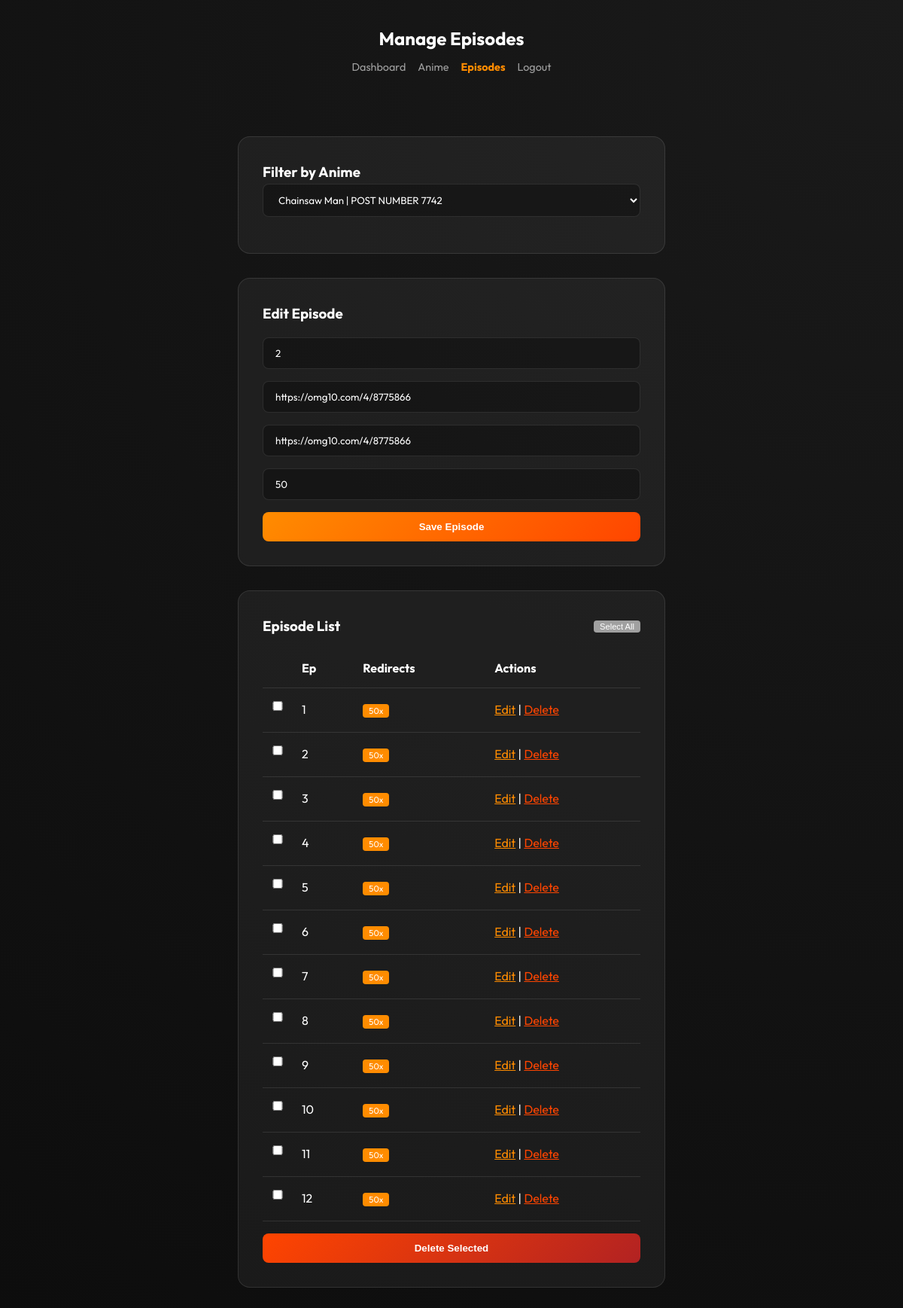
The page /farreladmin/episodes.php?anime_id=1&edit=114 (signed in) on the database its author committed.
### tables this page shows
CREATE TABLE episodes (
            id INTEGER PRIMARY KEY AUTOINCREMENT,
            anime_id INTEGER NOT NULL,
            episode_number INTEGER NOT NULL,
            download_link TEXT NOT NULL,
            ad_link TEXT,
            ad_redirect_count INTEGER DEFAULT 0,
            FOREIGN KEY (anime_id) REFERENCES anime(id) ON DELETE CASCADE
        );

### farreladmin/episodes.php (the view, shortened to what this page needs)
<?php
require_once '../db.php';
$animes = $pdo->query("SELECT * FROM anime ORDER BY title ASC")->fetchAll();
$selected_anime_id = $_GET['anime_id'] ?? ($animes[0]['id'] ?? null);
$episodes = [];
if ($selected_anime_id) {
    $stmt = $pdo->prepare("SELECT * FROM episodes WHERE anime_id = ? ORDER BY episode_number ASC");
    $stmt->execute([$selected_anime_id]);
    $episodes = $stmt->fetchAll();
}
$edit_ep = null;
if (isset($_GET['edit'])) {
    $stmt = $pdo->prepare("SELECT * FROM episodes WHERE id = ?");
    $stmt->execute([$_GET['edit']]);
    $edit_ep = $stmt->fetch();
}
?>
<!DOCTYPE html>
<html lang="en">
<head>
    <link rel="stylesheet" href="../assets/style.css">
</head>
<body>
    <div class="container">
        <header>
            <h1>Manage Episodes</h1>
            <div class="nav-admin">
                <a href="index.php">Dashboard</a>
                <a href="anime.php">Anime</a>
                <a href="episodes.php" class="active">Episodes</a>
                <a href="logout.php">Logout</a>
            </div>
        </header>
        <div class="admin-card">
            <h3>Filter by Anime</h3>
            <form method="GET">
                <select name="anime_id" onchange="this.form.submit()">
                    <?php foreach ($animes as $a): ?>
                    <option value="<?php echo $a['id']; ?>" <?php echo $selected_anime_id == $a['id'] ? 'selected' : ''; ?>>
                        <?php echo htmlspecialchars($a['title']); ?>
                    </option>
                    <?php endforeach; ?>
                </select>
            </form>
        </div>
        <?php if ($selected_anime_id): ?>
        <div class="admin-card" style="margin-top: 2rem;">
            <h3><?php echo $edit_ep ? 'Edit Episode' : 'Add Single Episode'; ?></h3>
            <form method="POST" style="margin-top: 1rem;">
                <input type="number" name="episode_number" placeholder="Episode Number" value="<?php echo $edit_ep['episode_number'] ?? ''; ?>" required>
                <input type="text" name="download_link" placeholder="Download Link" value="<?php echo $edit_ep['download_link'] ?? ''; ?>" required>
                <input type="text" name="ad_link" placeholder="Ad Link (Optional)" value="<?php echo $edit_ep['ad_link'] ?? ''; ?>">
                <input type="number" name="ad_redirect_count" placeholder="Ad Redirect Count" value="<?php echo $edit_ep['ad_redirect_count'] ?? '0'; ?>">
                <button type="submit" name="save_episode" class="btn-primary">Save Episode</button>
            </form>
        </div>
        <div class="admin-card" style="margin-top: 2rem;">
            <div style="display: flex; justify-content: space-between; align-items: center; margin-bottom: 1rem;">
                <h3>Episode List</h3>
                <button type="button" onclick="selectAll()" class="badge" style="cursor: pointer; background: var(--text-secondary); border: none;">Select All</button>
            </div>
            <form method="POST" id="mass-delete-form">
                <table>
                    <thead>
                        <tr>
                            <th style="width: 40px;"></th>
                            <th>Ep</th>
                            <th>Redirects</th>
                            <th>Actions</th>
                        </tr>
                    </thead>
                    <tbody>
                        <?php foreach ($episodes as $e): ?>
                        <tr>
                            <td><input type="checkbox" name="episode_ids[]" value="<?php echo $e['id']; ?>" class="ep-checkbox"></td>
                            <td><?php echo $e['episode_number']; ?></td>
                            <td><span class="badge"><?php echo $e['ad_redirect_count']; ?>x</span></td>
                            <td>
                                <a href="?anime_id=<?php echo $selected_anime_id; ?>&edit=<?php echo $e['id']; ?>" style="color: var(--accent-color);">Edit</a> |
                                <a href="?anime_id=<?php echo $selected_anime_id; ?>&delete=<?php echo $e['id']; ?>" style="color: #ff4500;" onclick="return confirm('Delete this episode?')">Delete</a>
                            </td>
                        </tr>
                        <?php endforeach; ?>
                    </tbody>
                </table>
                <div style="margin-top: 1rem;">
                    <button type="submit" name="mass_delete" class="btn-primary" style="background: linear-gradient(135deg, #ff4500 0%, #b22222 100%);" onclick="return confirm('Delete selected episodes?')">Delete Selected</button>
                </div>
            </form>
        </div>
        <?php endif; ?>
    </div>
</body>
</html>

### assets/style.css (style rules this page uses)
:root { --bg-color: #0d0d0d; --accent-color: #ff8c00; --accent-gradient: linear-gradient(135deg, #ff8c00 0%, #ff4500 100%); --text-primary: #ffffff; --text-secondary: #a0a0a0; --glass-bg: rgba(255, 255, 255, 0.05); --glass-border: rgba(255, 255, 255, 0.1); --button-radius: 16px; }
* { margin: 0; padding: 0; box-sizing: border-box; }
body { font-family: 'Outfit', sans-serif; background-color: var(--bg-color); color: var(--text-primary); line-height: 1.6; background: radial-gradient(circle at top right, #1a1a1a, #0d0d0d); min-height: 100vh; }
.container { max-width: 600px; margin: 0 auto; padding: 2rem 1rem; display: flex; flex-direction: column; align-items: center; }
header { text-align: center; margin-bottom: 3rem; }
h1 { font-size: 1.5rem; font-weight: 700; margin-bottom: 0.5rem; }
.admin-card { background: var(--glass-bg); border: 1px solid var(--glass-border); padding: 2rem; border-radius: var(--button-radius); width: 100%; }
input, textarea, select { width: 100%; padding: 0.75rem 1rem; background: rgba(0, 0, 0, 0.3); border: 1px solid var(--glass-border); border-radius: 8px; color: white; margin-bottom: 1rem; font-family: inherit; }
.btn-primary { background: var(--accent-gradient); color: white; border: none; padding: 0.75rem 1.5rem; border-radius: 8px; font-weight: 700; cursor: pointer; width: 100%; transition: transform 0.2s; }
.nav-admin { display: flex; gap: 1rem; margin-bottom: 2rem; }
.nav-admin a { color: var(--text-secondary); text-decoration: none; font-size: 0.9rem; }
.nav-admin a.active { color: var(--accent-color); font-weight: 700; }
table { width: 100%; border-collapse: collapse; margin-top: 1rem; }
th, td { padding: 0.75rem; text-align: left; border-bottom: 1px solid var(--glass-border); }
.badge { padding: 2px 8px; border-radius: 4px; font-size: 0.7rem; background: var(--accent-color); color: white; }

### rows shown on the page
episodes: episode_number "2", download_link "https://omg10.com/4/8775866", ad_link "https://omg10.com/4/8775866", ad_redirect_count "50"
episodes: episode_number "1", ad_redirect_count "50"
episodes: episode_number "3", ad_redirect_count "50"
episodes: episode_number "4", ad_redirect_count "50"
episodes: episode_number "5", ad_redirect_count "50"
episodes: episode_number "6", ad_redirect_count "50"
episodes: episode_number "7", ad_redirect_count "50"
episodes: episode_number "8", ad_redirect_count "50"
episodes: episode_number "9", ad_redirect_count "50"
episodes: episode_number "10", ad_redirect_count "50"
episodes: episode_number "11", ad_redirect_count "50"
episodes: episode_number "12", ad_redirect_count "50"

### other values the page prints
form field anime_id "Chainsaw Man | POST NUMBER 7742"
